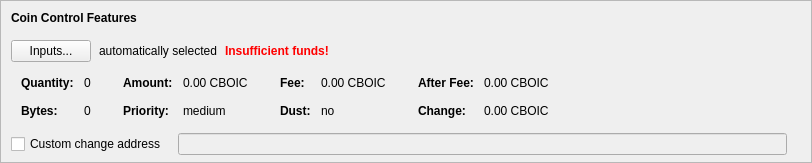
    <widget class="QFrame" name="frameCoinControl">
     <property name="sizePolicy">
      <sizepolicy hsizetype="Expanding" vsizetype="Expanding">
       <horstretch>0</horstretch>
       <verstretch>0</verstretch>
      </sizepolicy>
     </property>
     <property name="maximumSize">
      <size>
       <width>16777215</width>
       <height>16777215</height>
      </size>
     </property>
     <property name="frameShape">
      <enum>QFrame::StyledPanel</enum>
     </property>
     <property name="frameShadow">
      <enum>QFrame::Sunken</enum>
     </property>
     <layout class="QVBoxLayout" name="verticalLayoutCoinControl2">
      <property name="spacing">
       <number>0</number>
      </property>
      <property name="leftMargin">
       <number>0</number>
      </property>
      <property name="topMargin">
       <number>0</number>
      </property>
      <property name="rightMargin">
       <number>0</number>
      </property>
      <property name="bottomMargin">
       <number>6</number>
      </property>
      <item>
       <layout class="QVBoxLayout" name="verticalLayoutCoinControl" stretch="0,0,0,0,1">
        <property name="spacing">
         <number>0</number>
        </property>
        <property name="leftMargin">
         <number>10</number>
        </property>
        <property name="topMargin">
         <number>10</number>
        </property>
        <item>
         <layout class="QHBoxLayout" name="horizontalLayoutCoinControl1">
          <property name="bottomMargin">
           <number>15</number>
          </property>
          <item>
           <widget class="QLabel" name="labelCoinControlFeatures">
            <property name="sizePolicy">
             <sizepolicy hsizetype="Preferred" vsizetype="Maximum">
              <horstretch>0</horstretch>
              <verstretch>0</verstretch>
             </sizepolicy>
            </property>
            <property name="font">
             <font>
              <weight>75</weight>
              <bold>true</bold>
             </font>
            </property>
            <property name="styleSheet">
             <string notr="true">font-weight:bold;</string>
            </property>
            <property name="text">
             <string>Coin Control Features</string>
            </property>
           </widget>
          </item>
         </layout>
        </item>
        <item>
         <layout class="QHBoxLayout" name="horizontalLayoutCoinControl2" stretch="0,0,0,0">
          <property name="spacing">
           <number>8</number>
          </property>
          <property name="bottomMargin">
           <number>10</number>
          </property>
          <item>
           <widget class="QPushButton" name="pushButtonCoinControl">
            <property name="styleSheet">
             <string notr="true"/>
            </property>
            <property name="text">
             <string>Inputs...</string>
            </property>
            <property name="autoDefault">
             <bool>false</bool>
            </property>
           </widget>
          </item>
          <item>
           <widget class="QLabel" name="labelCoinControlAutomaticallySelected">
            <property name="text">
             <string>automatically selected</string>
            </property>
            <property name="margin">
             <number>5</number>
            </property>
           </widget>
          </item>
          <item>
           <widget class="QLabel" name="labelCoinControlInsuffFunds">
            <property name="font">
             <font>
              <weight>75</weight>
              <bold>true</bold>
             </font>
            </property>
            <property name="styleSheet">
             <string notr="true">color:red;font-weight:bold;</string>
            </property>
            <property name="text">
             <string>Insufficient funds!</string>
            </property>
            <property name="margin">
             <number>5</number>
            </property>
           </widget>
          </item>
          <item>
           <spacer name="horizontalSpacerCoinControl">
            <property name="orientation">
             <enum>Qt::Horizontal</enum>
            </property>
            <property name="sizeHint" stdset="0">
             <size>
              <width>40</width>
              <height>1</height>
             </size>
            </property>
           </spacer>
          </item>
         </layout>
        </item>
        <item>
         <widget class="QWidget" name="widgetCoinControl" native="true">
          <property name="sizePolicy">
           <sizepolicy hsizetype="Preferred" vsizetype="Preferred">
            <horstretch>0</horstretch>
            <verstretch>0</verstretch>
           </sizepolicy>
          </property>
          <property name="minimumSize">
           <size>
            <width>0</width>
            <height>0</height>
           </size>
          </property>
          <property name="styleSheet">
           <string notr="true"/>
          </property>
          <layout class="QHBoxLayout" name="horizontalLayoutCoinControl5">
           <property name="leftMargin">
            <number>0</number>
           </property>
           <property name="topMargin">
            <number>0</number>
           </property>
           <property name="rightMargin">
            <number>0</number>
           </property>
           <property name="bottomMargin">
            <number>0</number>
           </property>
           <item>
            <layout class="QHBoxLayout" name="horizontalLayoutCoinControl3" stretch="0,0,0,1">
             <property name="spacing">
              <number>20</number>
             </property>
             <property name="topMargin">
              <number>0</number>
             </property>
             <property name="bottomMargin">
              <number>10</number>
             </property>
             <item>
              <layout class="QFormLayout" name="formLayoutCoinControl1">
               <property name="horizontalSpacing">
                <number>10</number>
               </property>
               <property name="verticalSpacing">
                <number>14</number>
               </property>
               <property name="leftMargin">
                <number>10</number>
               </property>
               <property name="topMargin">
                <number>4</number>
               </property>
               <property name="rightMargin">
                <number>6</number>
               </property>
               <item row="0" column="0">
                <widget class="QLabel" name="labelCoinControlQuantityText">
                 <property name="font">
                  <font>
                   <weight>75</weight>
                   <bold>true</bold>
                  </font>
                 </property>
                 <property name="text">
                  <string>Quantity:</string>
                 </property>
                 <property name="margin">
                  <number>0</number>
                 </property>
                </widget>
               </item>
               <item row="0" column="1">
                <widget class="QLabel" name="labelCoinControlQuantity">
                 <property name="cursor">
                  <cursorShape>IBeamCursor</cursorShape>
                 </property>
                 <property name="contextMenuPolicy">
                  <enum>Qt::ActionsContextMenu</enum>
                 </property>
                 <property name="text">
                  <string notr="true">0</string>
                 </property>
                 <property name="margin">
                  <number>0</number>
                 </property>
                 <property name="textInteractionFlags">
                  <set>Qt::LinksAccessibleByMouse|Qt::TextSelectableByKeyboard|Qt::TextSelectableByMouse</set>
                 </property>
                </widget>
               </item>
               <item row="1" column="0">
                <widget class="QLabel" name="labelCoinControlBytesText">
                 <property name="font">
                  <font>
                   <weight>75</weight>
                   <bold>true</bold>
                  </font>
                 </property>
                 <property name="text">
                  <string>Bytes:</string>
                 </property>
                </widget>
               </item>
               <item row="1" column="1">
                <widget class="QLabel" name="labelCoinControlBytes">
                 <property name="cursor">
                  <cursorShape>IBeamCursor</cursorShape>
                 </property>
                 <property name="contextMenuPolicy">
                  <enum>Qt::ActionsContextMenu</enum>
                 </property>
                 <property name="text">
                  <string notr="true">0</string>
                 </property>
                 <property name="textInteractionFlags">
                  <set>Qt::LinksAccessibleByMouse|Qt::TextSelectableByKeyboard|Qt::TextSelectableByMouse</set>
                 </property>
                </widget>
               </item>
              </layout>
             </item>
             <item>
              <layout class="QFormLayout" name="formLayoutCoinControl2">
               <property name="horizontalSpacing">
                <number>10</number>
               </property>
               <property name="verticalSpacing">
                <number>14</number>
               </property>
               <property name="leftMargin">
                <number>6</number>
               </property>
               <property name="topMargin">
                <number>4</number>
               </property>
               <property name="rightMargin">
                <number>6</number>
               </property>
               <item row="0" column="0">
                <widget class="QLabel" name="labelCoinControlAmountText">
                 <property name="font">
                  <font>
                   <weight>75</weight>
                   <bold>true</bold>
                  </font>
                 </property>
                 <property name="text">
                  <string>Amount:</string>
                 </property>
                 <property name="margin">
                  <number>0</number>
                 </property>
                </widget>
               </item>
               <item row="0" column="1">
                <widget class="QLabel" name="labelCoinControlAmount">
                 <property name="cursor">
                  <cursorShape>IBeamCursor</cursorShape>
                 </property>
                 <property name="contextMenuPolicy">
                  <enum>Qt::ActionsContextMenu</enum>
                 </property>
                 <property name="text">
                  <string notr="true">0.00 CBOIC</string>
                 </property>
                 <property name="textInteractionFlags">
                  <set>Qt::LinksAccessibleByMouse|Qt::TextSelectableByKeyboard|Qt::TextSelectableByMouse</set>
                 </property>
                </widget>
               </item>
               <item row="1" column="0">
                <widget class="QLabel" name="labelCoinControlPriorityText">
                 <property name="font">
                  <font>
                   <weight>75</weight>
                   <bold>true</bold>
                  </font>
                 </property>
                 <property name="text">
                  <string>Priority:</string>
                 </property>
                </widget>
               </item>
               <item row="1" column="1">
                <widget class="QLabel" name="labelCoinControlPriority">
                 <property name="cursor">
                  <cursorShape>IBeamCursor</cursorShape>
                 </property>
                 <property name="contextMenuPolicy">
                  <enum>Qt::ActionsContextMenu</enum>
                 </property>
                 <property name="text">
                  <string notr="true">medium</string>
                 </property>
                 <property name="textInteractionFlags">
                  <set>Qt::LinksAccessibleByMouse|Qt::TextSelectableByKeyboard|Qt::TextSelectableByMouse</set>
                 </property>
                </widget>
               </item>
              </layout>
             </item>
             <item>
              <layout class="QFormLayout" name="formLayoutCoinControl3">
               <property name="horizontalSpacing">
                <number>10</number>
               </property>
               <property name="verticalSpacing">
                <number>14</number>
               </property>
               <property name="leftMargin">
                <number>6</number>
               </property>
               <property name="topMargin">
                <number>4</number>
               </property>
               <property name="rightMargin">
                <number>6</number>
               </property>
               <item row="0" column="0">
                <widget class="QLabel" name="labelCoinControlFeeText">
                 <property name="font">
                  <font>
                   <weight>75</weight>
                   <bold>true</bold>
                  </font>
                 </property>
                 <property name="text">
                  <string>Fee:</string>
                 </property>
                 <property name="margin">
                  <number>0</number>
                 </property>
                </widget>
               </item>
               <item row="0" column="1">
                <widget class="QLabel" name="labelCoinControlFee">
                 <property name="cursor">
                  <cursorShape>IBeamCursor</cursorShape>
                 </property>
                 <property name="contextMenuPolicy">
                  <enum>Qt::ActionsContextMenu</enum>
                 </property>
                 <property name="text">
                  <string notr="true">0.00 CBOIC</string>
                 </property>
                 <property name="textInteractionFlags">
                  <set>Qt::LinksAccessibleByMouse|Qt::TextSelectableByKeyboard|Qt::TextSelectableByMouse</set>
                 </property>
                </widget>
               </item>
               <item row="1" column="0">
                <widget class="QLabel" name="labelCoinControlLowOutputText">
                 <property name="font">
                  <font>
                   <weight>75</weight>
                   <bold>true</bold>
                  </font>
                 </property>
                 <property name="text">
                  <string>Dust:</string>
                 </property>
                </widget>
               </item>
               <item row="1" column="1">
                <widget class="QLabel" name="labelCoinControlLowOutput">
                 <property name="cursor">
                  <cursorShape>IBeamCursor</cursorShape>
                 </property>
                 <property name="contextMenuPolicy">
                  <enum>Qt::ActionsContextMenu</enum>
                 </property>
                 <property name="text">
                  <string notr="true">no</string>
                 </property>
                 <property name="textInteractionFlags">
                  <set>Qt::LinksAccessibleByMouse|Qt::TextSelectableByKeyboard|Qt::TextSelectableByMouse</set>
                 </property>
                </widget>
               </item>
              </layout>
             </item>
             <item>
              <layout class="QFormLayout" name="formLayoutCoinControl4">
               <property name="horizontalSpacing">
                <number>10</number>
               </property>
               <property name="verticalSpacing">
                <number>14</number>
               </property>
               <property name="leftMargin">
                <number>6</number>
               </property>
               <property name="topMargin">
                <number>4</number>
               </property>
               <property name="rightMargin">
                <number>6</number>
               </property>
               <item row="0" column="0">
                <widget class="QLabel" name="labelCoinControlAfterFeeText">
                 <property name="font">
                  <font>
                   <weight>75</weight>
                   <bold>true</bold>
                  </font>
                 </property>
                 <property name="text">
                  <string>After Fee:</string>
                 </property>
                 <property name="margin">
                  <number>0</number>
                 </property>
                </widget>
               </item>
               <item row="0" column="1">
                <widget class="QLabel" name="labelCoinControlAfterFee">
                 <property name="cursor">
                  <cursorShape>IBeamCursor</cursorShape>
                 </property>
                 <property name="contextMenuPolicy">
                  <enum>Qt::ActionsContextMenu</enum>
                 </property>
                 <property name="text">
                  <string notr="true">0.00 CBOIC</string>
                 </property>
                 <property name="textInteractionFlags">
                  <set>Qt::LinksAccessibleByMouse|Qt::TextSelectableByKeyboard|Qt::TextSelectableByMouse</set>
                 </property>
                </widget>
               </item>
               <item row="1" column="0">
                <widget class="QLabel" name="labelCoinControlChangeText">
                 <property name="font">
                  <font>
                   <weight>75</weight>
                   <bold>true</bold>
                  </font>
                 </property>
                 <property name="text">
                  <string>Change:</string>
                 </property>
                </widget>
               </item>
               <item row="1" column="1">
                <widget class="QLabel" name="labelCoinControlChange">
                 <property name="cursor">
                  <cursorShape>IBeamCursor</cursorShape>
                 </property>
                 <property name="contextMenuPolicy">
                  <enum>Qt::ActionsContextMenu</enum>
                 </property>
                 <property name="text">
                  <string notr="true">0.00 CBOIC</string>
                 </property>
                 <property name="textInteractionFlags">
                  <set>Qt::LinksAccessibleByMouse|Qt::TextSelectableByKeyboard|Qt::TextSelectableByMouse</set>
                 </property>
                </widget>
               </item>
              </layout>
             </item>
            </layout>
           </item>
          </layout>
         </widget>
        </item>
        <item>
         <layout class="QHBoxLayout" name="horizontalLayoutCoinControl4" stretch="0,0,0">
          <property name="spacing">
           <number>12</number>
          </property>
          <property name="sizeConstraint">
           <enum>QLayout::SetDefaultConstraint</enum>
          </property>
          <property name="topMargin">
           <number>5</number>
          </property>
          <property name="rightMargin">
           <number>5</number>
          </property>
          <item>
           <widget class="QCheckBox" name="checkBoxCoinControlChange">
            <property name="toolTip">
             <string>If this is activated, but the change address is empty or invalid, change will be sent to a newly generated address.</string>
            </property>
            <property name="text">
             <string>Custom change address</string>
            </property>
           </widget>
          </item>
          <item>
           <widget class="QValidatedLineEdit" name="lineEditCoinControlChange">
            <property name="enabled">
             <bool>false</bool>
            </property>
            <property name="sizePolicy">
             <sizepolicy hsizetype="Expanding" vsizetype="Fixed">
              <horstretch>0</horstretch>
              <verstretch>0</verstretch>
             </sizepolicy>
            </property>
           </widget>
          </item>
          <item>
           <widget class="QLabel" name="labelCoinControlChangeLabel">
            <property name="sizePolicy">
             <sizepolicy hsizetype="Preferred" vsizetype="Expanding">
              <horstretch>0</horstretch>
              <verstretch>0</verstretch>
             </sizepolicy>
            </property>
            <property name="minimumSize">
             <size>
              <width>0</width>
              <height>0</height>
             </size>
            </property>
            <property name="text">
             <string/>
            </property>
            <property name="margin">
             <number>3</number>
            </property>
           </widget>
          </item>
         </layout>
        </item>
        <item>
         <spacer name="verticalSpacerCoinControl">
          <property name="orientation">
           <enum>Qt::Vertical</enum>
          </property>
          <property name="sizeHint" stdset="0">
           <size>
            <width>800</width>
            <height>1</height>
           </size>
          </property>
         </spacer>
        </item>
       </layout>
      </item>
     </layout>
    </widget>
